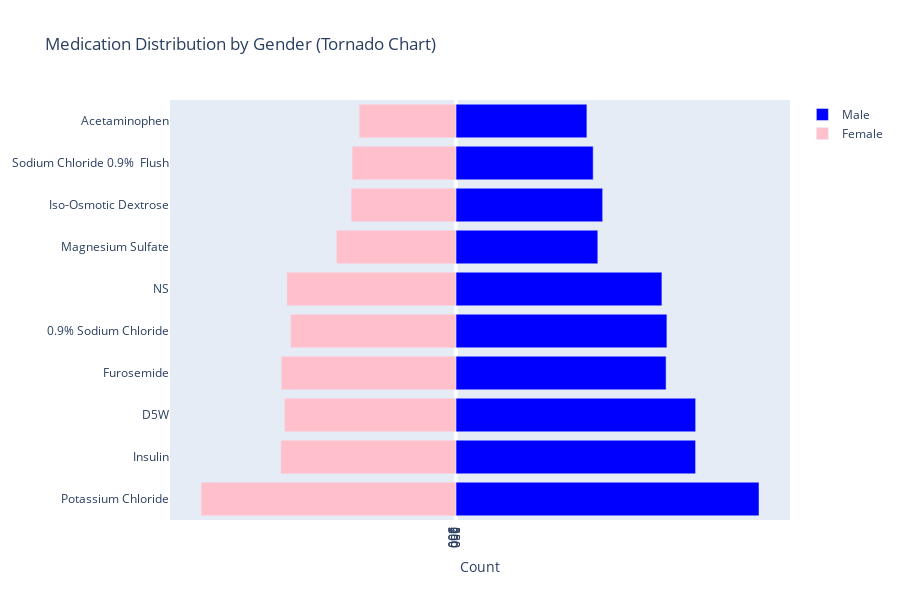

The cell this chart's notebook holds for it:
### Markdown cell above
### Medication by Gender visualization using Plotly Tornado Chart

### Code cell
# Visualization 6: Plotly Tornado Chart - Medication by Gender
med_gender = pt_prescriptions.groupby(['DRUG_CATEGORY', 'GENDER']).size().unstack()
med_gender = med_gender.loc[top_meds]  # Only show top meds

fig = go.Figure()
fig.add_trace(go.Bar(
    y=med_gender.index,
    x=med_gender['M'],
    name='Male',
    orientation='h',
    marker=dict(color='blue')
))
fig.add_trace(go.Bar(
    y=med_gender.index,
    x=-med_gender['F'],
    name='Female',
    orientation='h',
    marker=dict(color='pink')
))

fig.update_layout(
    title='Medication Distribution by Gender (Tornado Chart)',
    barmode='relative',
    xaxis=dict(title='Count', tickvals=[-500, -250, 0, 250, 500], ticktext=['500', '250', '0', '250', '500']),
    height=600
)
fig.show()

### Figure 1 — Plotly figure (JSON) as saved in the notebook; plotly's stock layout.template omitted (floating-point values rounded to 4 significant figures)
{"data": [{"marker": {"color": "blue"}, "name": "Male", "orientation": "h", "type": "bar", "x": [104861, 82927, 82951, 72725, 73006, 71286, 49111, 50785, 47513, 45337], "y": ["Potassium Chloride", "Insulin", "D5W", "Furosemide", "0.9% Sodium Chloride", "NS", "Magnesium Sulfate", "Iso-Osmotic Dextrose", "Sodium Chloride 0.9%  Flush", "Acetaminophen"]}, {"marker": {"color": "pink"}, "name": "Female", "orientation": "h", "type": "bar", "x": [-88132, -60538, -59290, -60397, -57141, -58445, -41316, -36220, -35879, -33431], "y": ["Potassium Chloride", "Insulin", "D5W", "Furosemide", "0.9% Sodium Chloride", "NS", "Magnesium Sulfate", "Iso-Osmotic Dextrose", "Sodium Chloride 0.9%  Flush", "Acetaminophen"]}], "layout": {"barmode": "relative", "height": 600, "title": {"text": "Medication Distribution by Gender (Tornado Chart)"}, "xaxis": {"ticktext": ["500", "250", "0", "250", "500"], "tickvals": [-500, -250, 0, 250, 500], "title": {"text": "Count"}}}}
